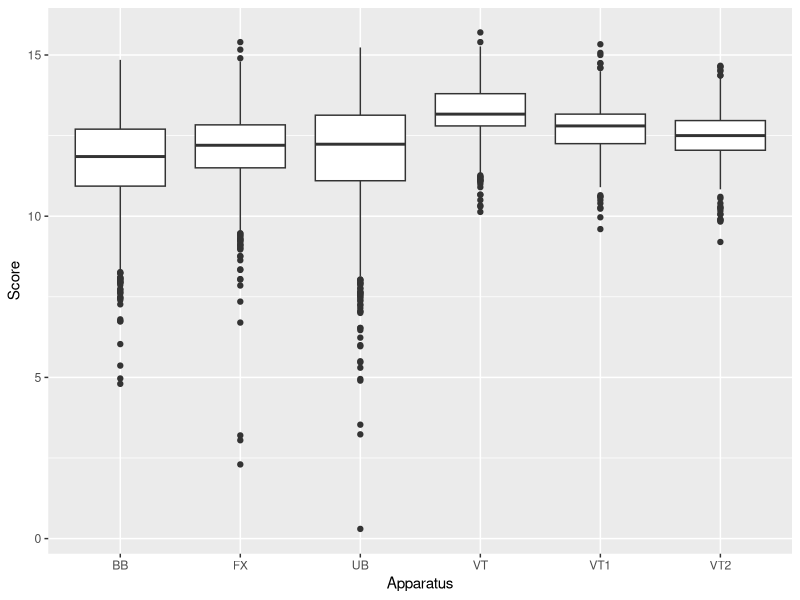

Generate this figure with R: (Note: this script raises an error after producing the figure.)
# Connor Bryson Initial Analysis

# Desktop WD
setwd("C:/Users/cdbry/Desktop/Sports Analytics/Competitions/2024 Uconn Data Challenge/2024-UCSAS-Data-Challenge/submission/Connor Bryson and Chin-Yu Wu IUPUI Submission")

# Laptop WD


# OBJECTIVE: Create a Model that compares expected medal counts with different combinations of 5 team members





# Loading Packages
library(tidyverse)

dat <- read_csv("./cleandata/data_2022_2023.csv")

glimpse(dat)






# Removing Rows Where Player did not Compete
dat <- dat |> 
  filter(!is.na(Score))


# Removing Duplicate Rows
dat <- dat |> distinct()


# Renaming Round names

dat <- dat |> 
  mutate(Round = case_when(
    Round == "AAfinal" ~ "final_AA",
    Round == "TeamFinal" ~ "final_Team",
    Round == "AAqual" ~ "qual_AA",
    TRUE ~ Round
  ))




# Women and Men datasets

women <- dat |> 
  filter(Gender == "w")

men <- dat |> 
  filter(Gender == "m")   


# Arranging by Apparartus and Round 
# Finding out which players competed in all around final and which didn't.

women <- women |> 
  arrange(Competition, Country, FirstName, LastName, Apparatus, desc(Round)) 



women_vt_app <- women |> 
  filter(Apparatus %in% c("VT", "VT1", "VT2")) |> 
  mutate(
    Apparatus = case_when(
      Apparatus == "VT1" &
        lead(Apparatus) %in% c("VT", "VT1", "BB", "FX", "UB") ~ "VT",
      TRUE ~ Apparatus
    )
  )






# Women -------------------------------------------------------------------


unique(women$Apparatus)

unique(women$Competition)

women <- women |> 
  mutate(
    Apparatus = case_when(
      FirstName == lead(FirstName) &
        LastName == lead(LastName) &
        Competition == lead(Competition) &
        Apparatus == "VT1" &
        lead(Apparatus) %in% c("VT", "VT1") ~ "VT",
      TRUE ~ Apparatus
    )
  )



for (i in unique(women$Competition)){
  comp <- women |> filter(Competition == i)
  cat(i,"\n" , unique(comp$Round), "\n", unique(comp$Apparatus), "\n\n")
}

# 

women |> 
  ggplot(aes(x = Apparatus, y = Score))+
  geom_boxplot()
  







# Breakdown by Round









# VT Qual and VT Final are Separate





women <- women |> 
  mutate(
    Apparatus = case_when(
      FirstName == lead(FirstName) &
      LastName == lead(LastName) &
      Competition == lead(Competition) &
      Apparatus == "VT1" &
      lead(Apparatus) %in% c("VT", "VT1") ~ "VT",
      TRUE ~ Apparatus
    )
  )







#Athletes who were going for the individual apparatus final
women_vt_qual <- women_qual |> 
  filter(Apparatus %in% c("VT", "VT1", "VT2")) |> 
  arrange(Competition, Country, FirstName, LastName, Apparatus)


women_vt_qual <- women_vt_qual |> 
  mutate(
    Apparatus = case_when(
      Apparatus == "VT1" &
      lead(Apparatus) %in% c("VT", "VT1") ~ "VT",
      TRUE ~ Apparatus
    )
  )

women_vt_qual_just_allaround <- women_vt_qual |> 
  filter(Apparatus %in% c("VT"))

women_vt_qual_app_allaround <- women_vt_qual |> 
  filter(Apparatus %in% c("VT1","VT2"))





  






dat |> 
  group_by(Rank, FirstName, LastName,Country, Competition, Apparatus) |>
  arrange(by = desc(Rank)) |> 
  summarise(count = n(),
            best_score = max(Score)) |> 
  print(n = 50)


dat |> 
  group_by(Competition, Apparatus, Score) |> 
  arrange(Rank, desc(Score)) |> 
  select(FirstName, LastName, Country, Competition, Rank, Score) |> 
  print(n = 50)





# Men ---------------------------------------------------------------------

# Men's Apparatus'
# "HB"  "PH"  "FX"  "PB"  "SR"  "VT1" "VT"  "VT2" "hb" 

men |> 
ggplot(mapping = aes(x = Apparatus, y = Score))+
  geom_boxplot()

# Men's Rounds 
# "qual"      "AAfinal"   "TeamFinal" "final"     "AAqual" 

men_qual <- men |> 
  filter(Round == "qual")


unique(men$Round)

men_by_player <- men |> 
  arrange(Competition, Country, Apparatus, LastName, FirstName, )

women_qual <- women |> 
  filter(Round == "qual") 

women_apparatus_final <- women |> 
  filter(Round == "final")

women_team_final <- women |> 
  filter(Round == "TeamFinal")

women_all_around_final <- women |> 
  filter(Round == "AAfinal")


# Women -------------------------------------------------------------------

# Women's Apparatus'
# "BB"  "FX"  "UB"  "VT1" "VT"  "VT2"



women |> 
  ggplot(mapping = aes(x = Apparatus, y = Score))+
  geom_boxplot()

unique(women$Apparatus)

write.csv(women, "women_2022_2023.csv")


?write.csv



# Regression --------------------------------------------------------------

unique(men_qual$Apparatus)

men_qual_hb <- men_qual |> 
  filter(Apparatus == "HB")

ggplot(men_qual_hb, aes(x = Rank, y = Score)) +
  geom_point() +
  scale_x_log10()

men_qual_hb_line <- lm(Score ~ D_Score + E_Score ,data = men_qual_hb)  

plot(men_qual_hb_line)  
  
#   

